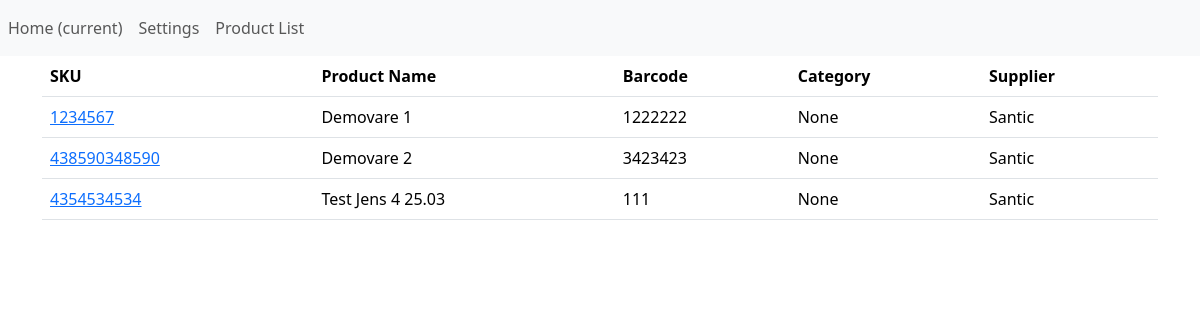
The page /product_list/ on the database as committed earlier.
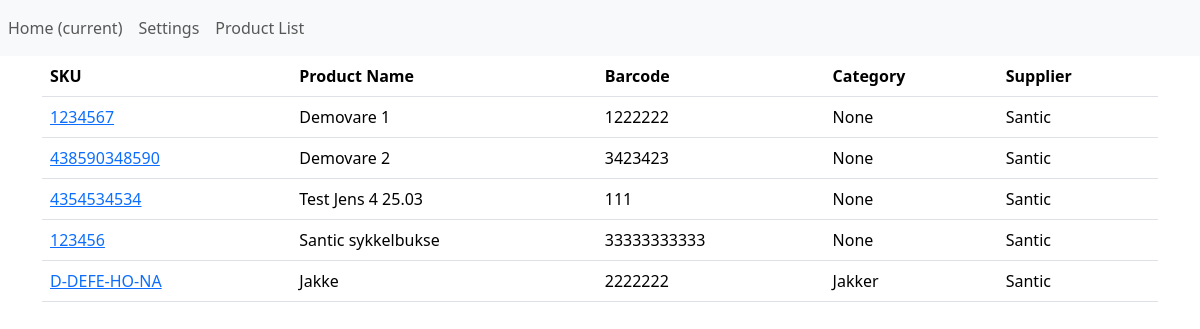
The same page on the database as committed later.
### pimApp/models.py (models this page shows, shortened)
class Product(models.Model):
    sku = models.CharField(max_length=20 ,blank=False, null=False)
    product_name = models.CharField(max_length=50 ,blank=False, null=False)
    description = models.CharField(max_length=200 ,blank=False, null=False)
    product_image = models.ImageField(upload_to='product_images/', null=True, blank=True)
    manufacturer = models.CharField(max_length=20 ,blank=False, null=False)
    weight = models.IntegerField(blank=True, null=False)
    length = models.IntegerField(blank=True, null=True)
    width = models.IntegerField(blank=True, null=True)
    barcode = models.IntegerField()
    collection_products = models.ManyToManyField(Collections)
    product_type = models.CharField(max_length=20 ,blank=False, null=True)
    unit_price = models.IntegerField(blank=True, null=False, default=0)
    status = models.CharField(max_length=20 ,blank=False, null=True)
    tags = models.CharField(max_length=255, blank=True, null=True)
    category = models.ForeignKey(Product_Category, on_delete=models.CASCADE, blank=True, null=True)

class Product_Category(models.Model):
    category_name = models.CharField(max_length=20 ,blank=False, null=False)
    category_description = models.CharField(max_length=20 ,blank=False, null=False)
    def __str__(self):
        return self.category_name

### pimApp/views.py (the view)
# urls.py: path('product_list/', views.product_list, name='product_list'),
def product_list(request):
    products = Product.objects.all()
    context = {
        'products': products
    }
    return render(request, 'product_list.html', context)

### pimApp/templates/product_list.html (shortened to what this page needs)
{% extends 'base.html' %}
{% block content %}
<div class="container">
<table class="table">
        <thead>
            <tr>
                <th scope="col">SKU</th>
                <th>Product Name</th>
                <th>Barcode</th>
                <th>Category</th>
                <th>Supplier</th>
            </tr>
        </thead>
        {% for i in products %}
            <tbody>
                <td><a href='{% url 'product_detail' i.id %}'>{{i.sku}}</td>
                <td>{{i.product_name}}</td>
                <td>{{i.barcode}}</td>
                <td>{{i.category}}</td>
                <td>{{i.manufacturer}}</td>
            </tbody>
        {% endfor %}
        </table>
    </div>
{% endblock %}

### pimApp/templates/base.html (shortened to what this page needs)
{% load static %}
<!DOCTYPE html>
<html lang="en">
<head>
    <link href="https://cdn.jsdelivr.net/npm/bootstrap@5.3.3/dist/css/bootstrap.min.css" rel="stylesheet">
</head>
<body>
    {% include 'navbar.html' %}
    <main>
        {% block content %}
        {% endblock %}
    </main>
</body>
</html>

### pimApp/templates/navbar.html (shortened to what this page needs)
{% load static %}
<nav class='navbar navbar-expand-lg navbar-light bg-light'>
    <div class="collapse navbar-collapse" id="navbarNav">
        <ul class="navbar-nav">
            <li class="nav-item">
                <a class="nav-link" href="#">Home <span class="sr-only">(current)</span></a>
            </li>
            <li class="nav-item">
                <a class="nav-link" href="{% url 'update_shopify_settings' %}">Settings</a>
            </li>
            <li class="nav-item">
                <a class="nav-link" href="{% url 'product_list' %}">Product List</a>
            </li>
        </ul>
    </div>
</nav>

Rows that differ between the two databases and show on the page:
added Product: sku "123456", product_name "Santic sykkelbukse", barcode "33333333333", category "None", manufacturer "Santic"
added Product: sku "D-DEFE-HO-NA", product_name "Jakke", barcode "2222222", category "Jakker", manufacturer "Santic"
